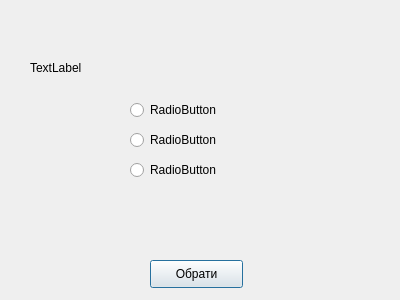
<?xml version="1.0" encoding="UTF-8"?>
<ui version="4.0">
 <class>TaskDialog</class>
 <widget class="QDialog" name="TaskDialog">
  <property name="geometry">
   <rect>
    <x>0</x>
    <y>0</y>
    <width>400</width>
    <height>300</height>
   </rect>
  </property>
  <property name="windowTitle">
   <string>Тестування</string>
  </property>
  <widget class="QPushButton" name="pushButton">
   <property name="geometry">
    <rect>
     <x>150</x>
     <y>260</y>
     <width>93</width>
     <height>28</height>
    </rect>
   </property>
   <property name="text">
    <string>Обрати</string>
   </property>
  </widget>
  <widget class="QLabel" name="label">
   <property name="geometry">
    <rect>
     <x>30</x>
     <y>60</y>
     <width>321</width>
     <height>16</height>
    </rect>
   </property>
   <property name="text">
    <string>TextLabel</string>
   </property>
  </widget>
  <widget class="QRadioButton" name="radioButton">
   <property name="geometry">
    <rect>
     <x>130</x>
     <y>100</y>
     <width>221</width>
     <height>20</height>
    </rect>
   </property>
   <property name="text">
    <string>RadioButton</string>
   </property>
  </widget>
  <widget class="QRadioButton" name="radioButton_2">
   <property name="geometry">
    <rect>
     <x>130</x>
     <y>130</y>
     <width>231</width>
     <height>20</height>
    </rect>
   </property>
   <property name="text">
    <string>RadioButton</string>
   </property>
  </widget>
  <widget class="QRadioButton" name="radioButton_3">
   <property name="geometry">
    <rect>
     <x>130</x>
     <y>160</y>
     <width>231</width>
     <height>20</height>
    </rect>
   </property>
   <property name="text">
    <string>RadioButton</string>
   </property>
  </widget>
 </widget>
 <resources/>
 <connections/>
</ui>
